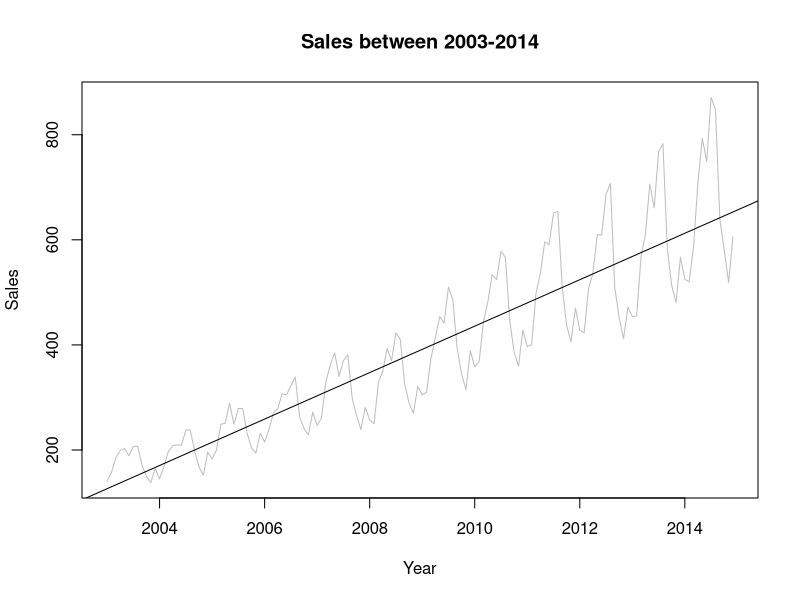
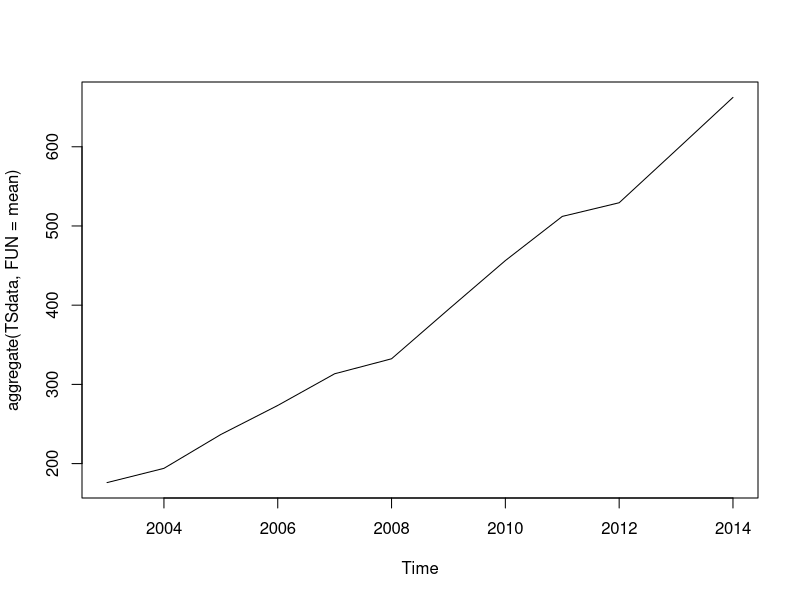
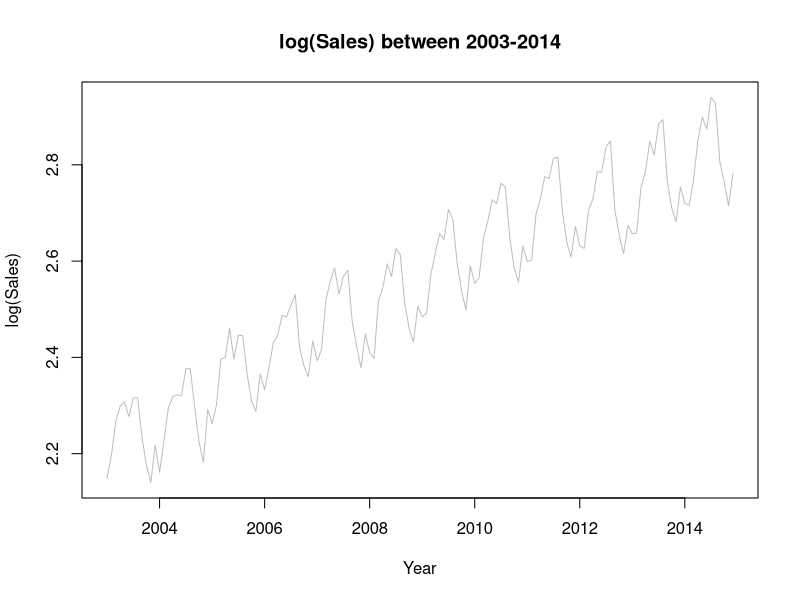
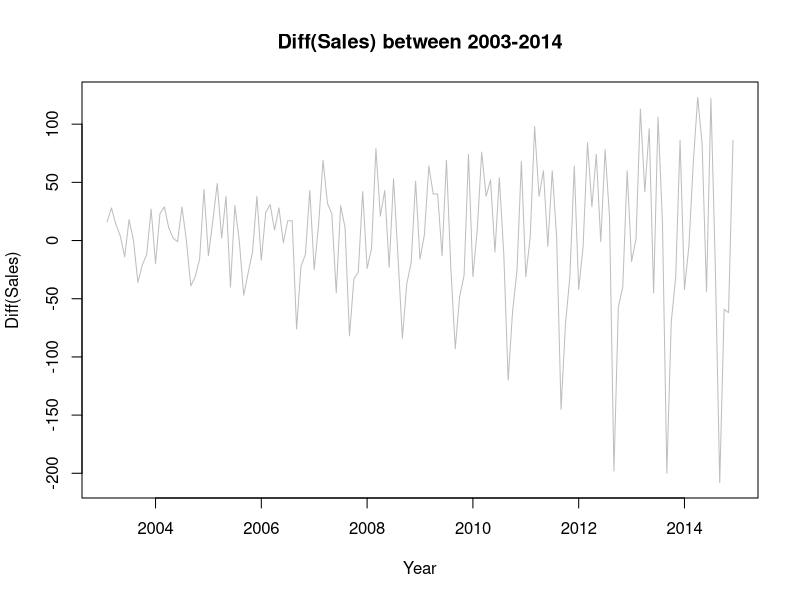
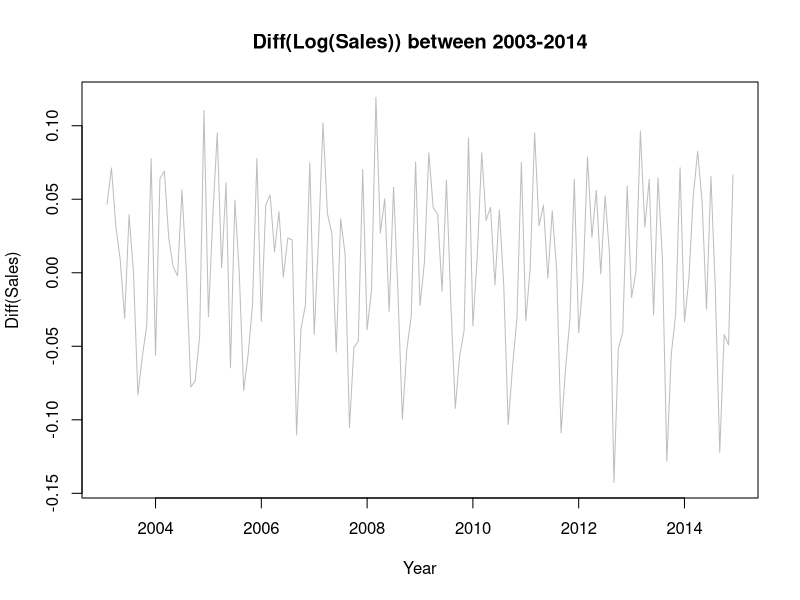
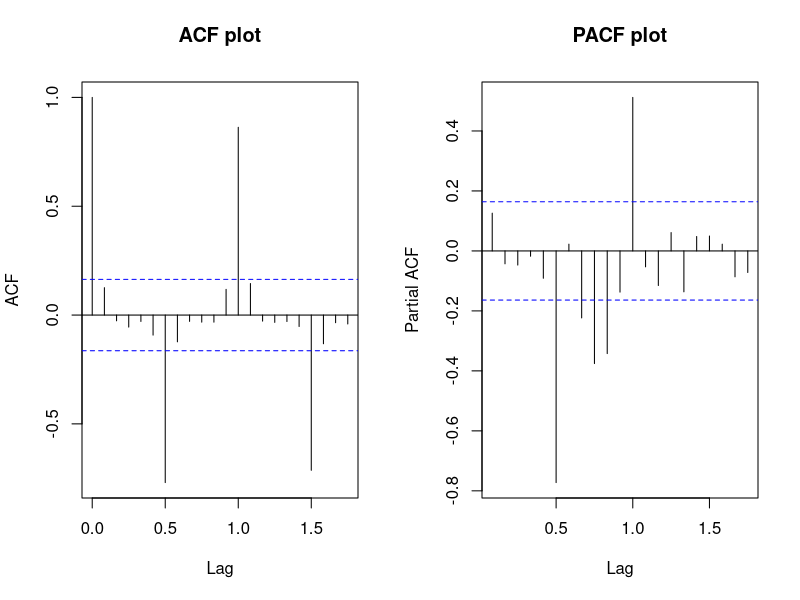
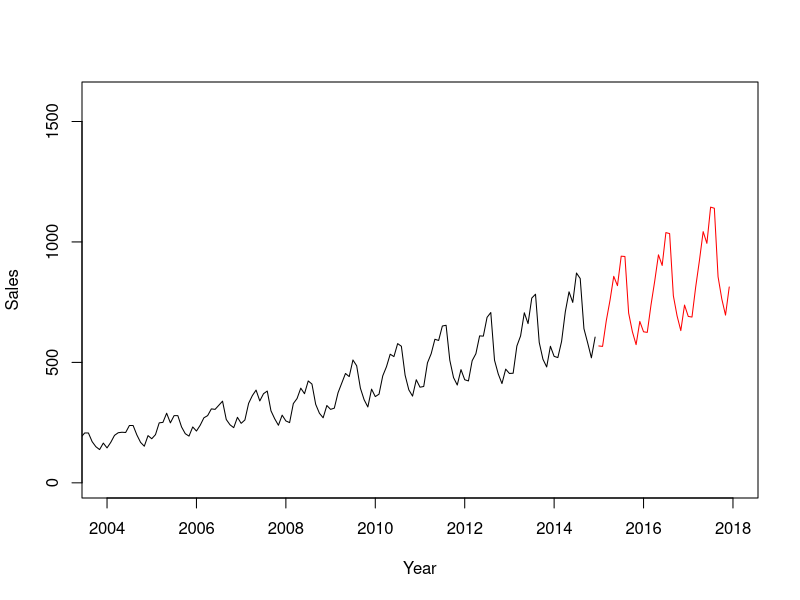
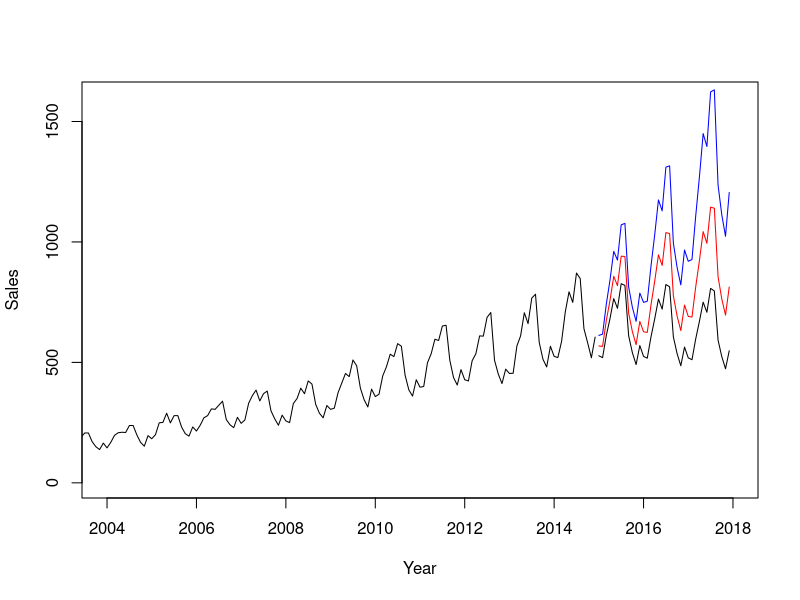

Source code (R) for these figures, in order:
#-----------------------------------------Time Series Forecasting---------------------------------------#



#Analytical Problem: To forecast the Sales (in thoushand units) of a Automobile company for the next 36 months

#----------------------------------Preparing the environment--------------------------------------------#

list.of.packages <- c("forecast", "ggplot2","MASS","caTools","sqldf","tseries")
new.packages <- list.of.packages[!(list.of.packages %in% installed.packages()[,"Package"])]
if(length(new.packages)) install.packages(new.packages, repos="http://cran.rstudio.com/")
library(forecast)
library(tseries)

#-----------------------------Setting the working directory-------------------------------------------#

Path<-"C:/Ganesha_Accenture/Ganesha_IVY/R/Gan_B01/03Data"
setwd(Path)
getwd()

data<-read.csv("TS-Sales.csv",header = TRUE)
TSdata=data#To create a backup of original data


#---------------------------------Exploring the data-------------------------------------------------------#
head(TSdata)#
dim(TSdata)#We have 144 time series points (at a date level) and 2 vars(Date, Sales)
str(TSdata)
summary(TSdata)
colSums(is.na(TSdata))
names(TSdata)[c(1:2)]=c("Date","Sales")
View(TSdata)

#---------------------Transformation of the date data into time series------------------------------------#

TSdata=ts(TSdata[,2],start=c(2003,1),frequency=12) #ts from tsereis package
start(TSdata)
end(TSdata)
frequency(TSdata)
StructTS(TSdata)
TSdata
class(TSdata)
#2003,1 is the start date and 12 is the frequency of the time series (monthly series)
str(TSdata)


#--------------------->plotting the sales 
plot(TSdata,ylab="Sales", xlab="Year",main="Sales between 2003-2014",col="grey")
abline(reg = lm(TSdata~time(TSdata)))
cycle(TSdata)
plot(aggregate(TSdata,FUN=mean))
#This plot displays the year on year trend in the sales from 2003 

#Data has both a trend and drift, i.e. time invariant mean and variance 



#--------------->Differencing the data to remove trend and drift


plot(log10(TSdata),ylab="log(Sales)",xlab="Year",main="log(Sales) between 2003-2014",col="grey")
##Differencing the data to remove trend
plot(diff(TSdata,differences = 1),ylab="Diff(Sales)",xlab="Year",main="Diff(Sales) between 2003-2014",col="grey")
#The differenced data continues to have unequal variance 


#--------------->Differencing+Log transformation the data to remove trend and unequal variance


plot(diff(log10(TSdata),differences = 1),ylab="Diff(Sales)",xlab="Year",main="Diff(Log(Sales)) between 2003-2014",col="grey")

#So, with Log10 and 1 order of differencing makes the series stationary

#----------------->Checking the stationarity of transformed data using the Augmented Dickey-Fuller Test(ADF)

LDTSdata=diff(log10(TSdata),differences = 1)
require(forecast)
adf.test(LDTSdata,alternative="stationary")
adf.test(TSdata,alternative="stationary")

#Since, the p-value <0.05, hence, we reject the Ho: Series is Non-Stationary 

kpss.test(LDTSdata)
#creating the ACF and PACF plot
#-----------------------> ARIMA forecasting

par(mfrow=c(1,2))
acf(diff(log10(TSdata)),main="ACF plot")#ACF PLOT -- Moving Average or q
pacf(diff(log10(TSdata)),main="PACF plot")#PACF PLOT -- Auto Regressive or p
#Running the ARIMA model
ARIMAFit=arima((log10(TSdata)),c(1,1,0))


summary(ARIMAFit)
#Running the ARIMA model-R, gives the best model fit 
require(forecast)
ARIMAFit1=auto.arima(log10(TSdata),approximation=TRUE,trace=TRUE)
?auto.arima
?arima
summary(ARIMAFit1)
ARIMAFit1$residuals
#Predicting the future values
pred=predict(ARIMAFit1,n.ahead=36)
pred

#n.ahead is the no. of time series, we want to predict

##########################################3
##Ploting the observed data and forecasted data together
par(mfrow=c(1,1))
plot(TSdata,type="l",xlim=c(2004,2018),ylim=c(1,1600),xlab="Year",ylab="Sales")
lines(10^(pred$pred),col="red")

###############################################
#plotting the +-2 standard error to range of expected error
plot(TSdata,type="l",xlim=c(2004,2018),ylim=c(1,1600),xlab = "Year",ylab = "Sales")
lines(10^(pred$pred),col="red")
lines(10^(pred$pred+2*pred$se),col="blue")
lines(10^(pred$pred-2*pred$se),col="black")
## then forecast the result
pred = predict(ARIMAFit1, n.ahead = 36)
write.csv(pred,"predict.csv")

## then do the exponential since you had used log earlier.
normal_result=10^pred$pred ## you get the desired result. 
write.csv(normal_result,"finalpredict.csv", row.names = FALSE)
plot(normal_result)

#-------------------------------End of the model-----------------------------------#


